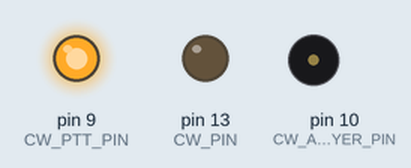
This sketch was run on a simulated Arduino Uno, built with avr-gcc and run on an emulated ATmega328P. Shown: output pins drawn as LEDs (lit = HIGH), buzzer (waves = sounding).

Above: at 0.1 s.
At 39.52 s:
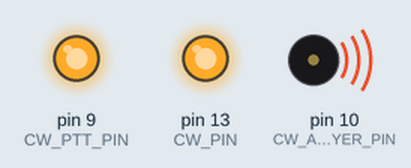
Timing chart, 0 to 40.0 s (numbered marks = the images above):
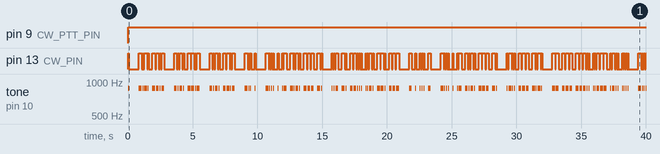

The sketch:

S_Beacon_Bao.ino
```cpp
// Данный проект направлен на создание маяка на базе переносной радиостанции типа Baofeng или Kenwood
// This project is aimed at creating a lighthouse based on a portable radio station such as Baofeng or Kenwood

// контакт вывода на "ключевание"
#define CW_PIN 13
// контакт вывода звука
#define CW_AUDIO_KEYER_PIN 10
// частота звука для контроля
#define CW_AUDIO_FREQUENCY 880
// базова длина "точки", определяет скорость передачи сообщения
#define CW_TICK_TIME_MILLISECONDS 70
// контакт PTT
#define CW_PTT_PIN 9
// время повтора сообщения, секунды
unsigned long TIME_RPT = 120;

  int t_tick = CW_TICK_TIME_MILLISECONDS;

  // Length of dot, dash, between characters, between words
  // Динна точки, тире, между символами, между словами
  int t_dot = t_tick * 1;
  int t_dash = t_tick * 3;
  int t_between_char = t_tick * 3;
  int t_between_words = t_tick * 7;

  String st_beacon;
  unsigned long last_time;


void setup() {
// раздел начальных "динамических" установок
  last_time = 0;
// строка, которую будет выдавать маяк
  st_beacon = "E CQ CQ CQ DE BEACON UN7FGO TEST BEACON LOC MO82LH BAND 70 CM PSE K";
  pinMode(CW_PIN, OUTPUT);
  pinMode(CW_PTT_PIN, OUTPUT);
}

void loop() {

// если прошло достаточно времени, то начинаем передавать сообщение
  if ((millis() - last_time) > (TIME_RPT*1000) || last_time == 0 )
  {
    last_time = millis();

// включаем режим передачи
// для радиостанций с необходимостью нажатия PTT
      digitalWrite(CW_PTT_PIN, HIGH);
// выдаем строку текста посимвольно кодом Морзе
      int st_len = st_beacon.length();
      for (int i=0; i<st_len; i++) {
        keyCwForCharacter(st_beacon[i]);
      }

// выключаем режим передачи
// для радиостанций с необходимостью нажатия PTT
      digitalWrite(CW_PTT_PIN, LOW);


  }


}

// Функция преобразования символа в строку кода Морзе
// Написано примитивненько, но работает
// можно дополнить любыми символами
char *morseForSymbol(char symbol) {
  char *morse = NULL;

  if (symbol == '.') {
    morse = ".-.-.-";
  } else if (symbol == 'a' || symbol == 'A') {
    morse = ".-";
  } else if (symbol == 'b' || symbol == 'B') {
    morse = "-...";
  } else if (symbol == 'c' || symbol == 'C') {
    morse = "-.-.";
  } else if (symbol == 'd' || symbol == 'D') {
    morse = "-..";
  } else if (symbol == 'e' || symbol == 'E') {
    morse = ".";
  } else if (symbol == 'f' || symbol == 'F') {
    morse = "..-.";
  } else if (symbol == 'g' || symbol == 'G') {
    morse = "--.";
  } else if (symbol == 'h' || symbol == 'H') {
    morse = "....";
  } else if (symbol == 'i' || symbol == 'I') {
    morse = "..";
  } else if (symbol == 'j' || symbol == 'J') {
    morse = ".---";
  } else if (symbol == 'k' || symbol == 'K') {
    morse = "-.-";
  } else if (symbol == 'l' || symbol == 'L') {
    morse = ".-..";
  } else if (symbol == 'm' || symbol == 'M') {
    morse = "--";
  } else if (symbol == 'n' || symbol == 'N') {
    morse = "-.";
  } else if (symbol == 'o' || symbol == 'O') {
    morse = "---";
  } else if (symbol == 'p' || symbol == 'P') {
    morse = ".--.";
  } else if (symbol == 'q' || symbol == 'Q') {
    morse = "--.-";
  } else if (symbol == 'r' || symbol == 'R') {
    morse = ".-.";
  } else if (symbol == 's' || symbol == 'S') {
    morse = "...";
  } else if (symbol == 't' || symbol == 'T') {
    morse = "-";
  } else if (symbol == 'u' || symbol == 'U') {
    morse = "..-";
  } else if (symbol == 'v' || symbol == 'V') {
    morse = "...-";
  } else if (symbol == 'w' || symbol == 'W') {
    morse = ".--";
  } else if (symbol == 'x' || symbol == 'X') {
    morse = "-..-";
  } else if (symbol == 'y' || symbol == 'Y') {
    morse = "-.--";
  } else if (symbol == 'z' || symbol == 'Z') {
    morse = "--..";
  } else if (symbol == '0') {
    morse = "-----";
  } else if (symbol == '1') {
    morse = ".----";
  } else if (symbol == '2') {
    morse = "..---";
  } else if (symbol == '3') {
    morse = "...--";
  } else if (symbol == '4') {
    morse = "....-";
  } else if (symbol == '5') {
    morse = ".....";
  } else if (symbol == '6') {
    morse = "-....";
  } else if (symbol == '7') {
    morse = "--...";
  } else if (symbol == '8') {
    morse = "---..";
  } else if (symbol == '9') {
    morse = "----.";
  } else if (symbol == '?') {
    morse = "..--..";
  } else if (symbol == '=') {
    morse = "-...-";
  } else if (symbol == '/') {
    morse = "-..-.";
  } else if (symbol == '+') {
    morse = ".-.-.";
  } else if (symbol == ',') {
    morse = "--..--";
  } else {
    // For anything else, return a question mark
    morse = "..--..";
  }
  return morse;
}

// функция вывода символа азбукой Морзе, в качестве параметра передается символ
void keyCwForCharacter(char symbol) {

  if (symbol == ' ') {
    delay(t_between_words);
  } else {
    char *symbol_in_morse = morseForSymbol(symbol);
    int j_len = strlen(symbol_in_morse);
    int j = 0;

    for (j=0; j<j_len; j++) {
      char dotdash = *(symbol_in_morse + j);
      int t_delay = 0;
      if (dotdash == '.') {
        t_delay = t_dot;
      } else if (dotdash == '-') {
        t_delay = t_dash;
      } else {
        t_delay = t_tick;
      }

// нажимаем "ключ"
      digitalWrite(CW_PIN, HIGH);
// включаем звуковой тон
      tone(CW_AUDIO_KEYER_PIN, CW_AUDIO_FREQUENCY);
// задержка длительности звука/нажатия ключа
      delay(t_delay);
// выключаем звуковой тон
      noTone(CW_AUDIO_KEYER_PIN);
// "отпускаем" ключ
      digitalWrite(CW_PIN, LOW);
// выдерживаем паузу между точками/тире
      delay(t_tick);
    }
// выдерживаем паузу между символами
    delay(t_between_char);
  }
}
```

Measured:
- by itself, pin 9 (CW_PTT_PIN): LOW → HIGH at 0.00 s
- by itself, tone on pin 10 (CW_AUDIO_KEYER_PIN): plays 880 Hz for 0.07 s, 880 Hz for 0.21 s, 880 Hz for 0.07 s, 880 Hz for 0.21 s, 880 Hz for 0.07 s, 880 Hz for 0.21 s … (125 notes in this stretch)
